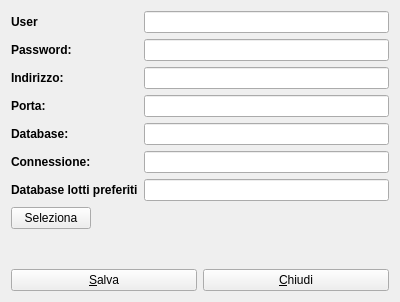
<?xml version="1.0" encoding="UTF-8"?>
<ui version="4.0">
 <class>HSettings</class>
 <widget class="QWidget" name="HSettings">
  <property name="windowModality">
   <enum>Qt::ApplicationModal</enum>
  </property>
  <property name="geometry">
   <rect>
    <x>0</x>
    <y>0</y>
    <width>400</width>
    <height>302</height>
   </rect>
  </property>
  <property name="windowTitle">
   <string>Impostazioni</string>
  </property>
  <layout class="QVBoxLayout" name="verticalLayout">
   <item>
    <layout class="QFormLayout" name="formLayout">
     <item row="0" column="0">
      <widget class="QLabel" name="label_2">
       <property name="font">
        <font>
         <bold>true</bold>
        </font>
       </property>
       <property name="text">
        <string>User</string>
       </property>
      </widget>
     </item>
     <item row="0" column="1">
      <widget class="QLineEdit" name="leUser"/>
     </item>
     <item row="1" column="0">
      <widget class="QLabel" name="label_5">
       <property name="font">
        <font>
         <bold>true</bold>
        </font>
       </property>
       <property name="text">
        <string>Password:</string>
       </property>
      </widget>
     </item>
     <item row="1" column="1">
      <widget class="QLineEdit" name="lePassword">
       <property name="echoMode">
        <enum>QLineEdit::Password</enum>
       </property>
      </widget>
     </item>
     <item row="2" column="0">
      <widget class="QLabel" name="label">
       <property name="font">
        <font>
         <bold>true</bold>
        </font>
       </property>
       <property name="text">
        <string>Indirizzo:</string>
       </property>
      </widget>
     </item>
     <item row="2" column="1">
      <widget class="QLineEdit" name="leAddress"/>
     </item>
     <item row="3" column="0">
      <widget class="QLabel" name="label_4">
       <property name="font">
        <font>
         <bold>true</bold>
        </font>
       </property>
       <property name="text">
        <string>Porta:</string>
       </property>
      </widget>
     </item>
     <item row="3" column="1">
      <widget class="QLineEdit" name="lePort"/>
     </item>
     <item row="4" column="0">
      <widget class="QLabel" name="label_3">
       <property name="font">
        <font>
         <bold>true</bold>
        </font>
       </property>
       <property name="text">
        <string>Database:</string>
       </property>
      </widget>
     </item>
     <item row="4" column="1">
      <widget class="QLineEdit" name="leDatabase"/>
     </item>
     <item row="5" column="0">
      <widget class="QLabel" name="label_6">
       <property name="font">
        <font>
         <bold>true</bold>
        </font>
       </property>
       <property name="text">
        <string>Connessione:</string>
       </property>
      </widget>
     </item>
     <item row="5" column="1">
      <widget class="QLineEdit" name="leConnessione"/>
     </item>
     <item row="6" column="0">
      <widget class="QLabel" name="label_7">
       <property name="font">
        <font>
         <bold>true</bold>
        </font>
       </property>
       <property name="text">
        <string>Database lotti preferiti</string>
       </property>
      </widget>
     </item>
     <item row="6" column="1">
      <widget class="QLineEdit" name="lePreferredDb"/>
     </item>
     <item row="7" column="0">
      <widget class="QPushButton" name="pbSelect">
       <property name="text">
        <string>Seleziona</string>
       </property>
      </widget>
     </item>
    </layout>
   </item>
   <item>
    <layout class="QHBoxLayout" name="horizontalLayout">
     <item>
      <widget class="QPushButton" name="pushButton">
       <property name="text">
        <string>&amp;Salva</string>
       </property>
      </widget>
     </item>
     <item>
      <widget class="QPushButton" name="pushButton_2">
       <property name="text">
        <string>&amp;Chiudi</string>
       </property>
      </widget>
     </item>
    </layout>
   </item>
  </layout>
 </widget>
 <resources/>
 <connections/>
</ui>
